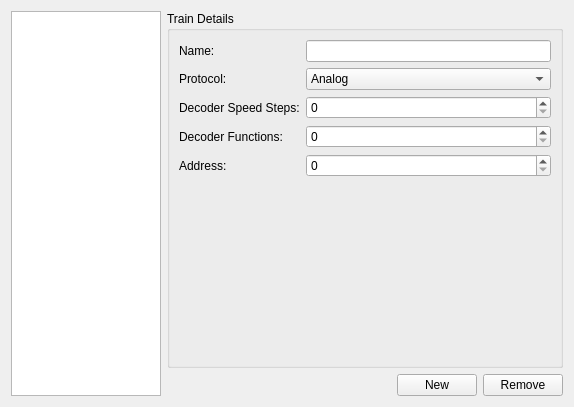
<?xml version="1.0" encoding="UTF-8"?>
<ui version="4.0">
 <class>TrainSettings</class>
 <widget class="QWidget" name="TrainSettings">
  <property name="geometry">
   <rect>
    <x>0</x>
    <y>0</y>
    <width>574</width>
    <height>407</height>
   </rect>
  </property>
  <property name="windowTitle">
   <string>Train Settings</string>
  </property>
  <layout class="QHBoxLayout" name="horizontalLayout_2">
   <item>
    <widget class="QListWidget" name="listWidgetTrains">
     <property name="maximumSize">
      <size>
       <width>150</width>
       <height>16777215</height>
      </size>
     </property>
    </widget>
   </item>
   <item>
    <layout class="QVBoxLayout" name="verticalLayout">
     <item>
      <widget class="QGroupBox" name="groupBox">
       <property name="sizePolicy">
        <sizepolicy hsizetype="MinimumExpanding" vsizetype="MinimumExpanding">
         <horstretch>0</horstretch>
         <verstretch>0</verstretch>
        </sizepolicy>
       </property>
       <property name="title">
        <string>Train Details</string>
       </property>
       <layout class="QFormLayout" name="formLayout">
        <item row="0" column="0">
         <widget class="QLabel" name="labelName">
          <property name="text">
           <string>Name:</string>
          </property>
         </widget>
        </item>
        <item row="0" column="1">
         <widget class="QLineEdit" name="lineEditName"/>
        </item>
        <item row="1" column="0">
         <widget class="QLabel" name="labelProtocol">
          <property name="text">
           <string>Protocol:</string>
          </property>
         </widget>
        </item>
        <item row="1" column="1">
         <widget class="QComboBox" name="comboBoxProtocol">
          <item>
           <property name="text">
            <string>Analog</string>
           </property>
          </item>
          <item>
           <property name="text">
            <string>Märklin MM1</string>
           </property>
          </item>
          <item>
           <property name="text">
            <string>Märklin MM2</string>
           </property>
          </item>
          <item>
           <property name="text">
            <string>NMRA/DCC 1</string>
           </property>
          </item>
          <item>
           <property name="text">
            <string>NMRA/DCC 2</string>
           </property>
          </item>
          <item>
           <property name="text">
            <string>By Server</string>
           </property>
          </item>
         </widget>
        </item>
        <item row="2" column="0">
         <widget class="QLabel" name="labelDecoderSpeedSteps">
          <property name="text">
           <string>Decoder Speed Steps:</string>
          </property>
         </widget>
        </item>
        <item row="2" column="1">
         <widget class="QSpinBox" name="spinBoxSpeedSteps"/>
        </item>
        <item row="3" column="0">
         <widget class="QLabel" name="labelDecoderFunctions">
          <property name="text">
           <string>Decoder Functions:</string>
          </property>
         </widget>
        </item>
        <item row="3" column="1">
         <widget class="QSpinBox" name="spinBoxDecoderFunctions"/>
        </item>
        <item row="4" column="0">
         <widget class="QLabel" name="labelAddress">
          <property name="text">
           <string>Address:</string>
          </property>
         </widget>
        </item>
        <item row="4" column="1">
         <widget class="QSpinBox" name="spinBoxAddress"/>
        </item>
       </layout>
      </widget>
     </item>
     <item>
      <layout class="QHBoxLayout" name="horizontalLayout">
       <item>
        <spacer name="horizontalSpacer">
         <property name="orientation">
          <enum>Qt::Horizontal</enum>
         </property>
         <property name="sizeHint" stdset="0">
          <size>
           <width>40</width>
           <height>20</height>
          </size>
         </property>
        </spacer>
       </item>
       <item>
        <widget class="QPushButton" name="buttonNew">
         <property name="text">
          <string>New</string>
         </property>
        </widget>
       </item>
       <item>
        <widget class="QPushButton" name="buttonRemove">
         <property name="text">
          <string>Remove</string>
         </property>
        </widget>
       </item>
      </layout>
     </item>
    </layout>
   </item>
  </layout>
 </widget>
 <resources/>
 <connections/>
</ui>
